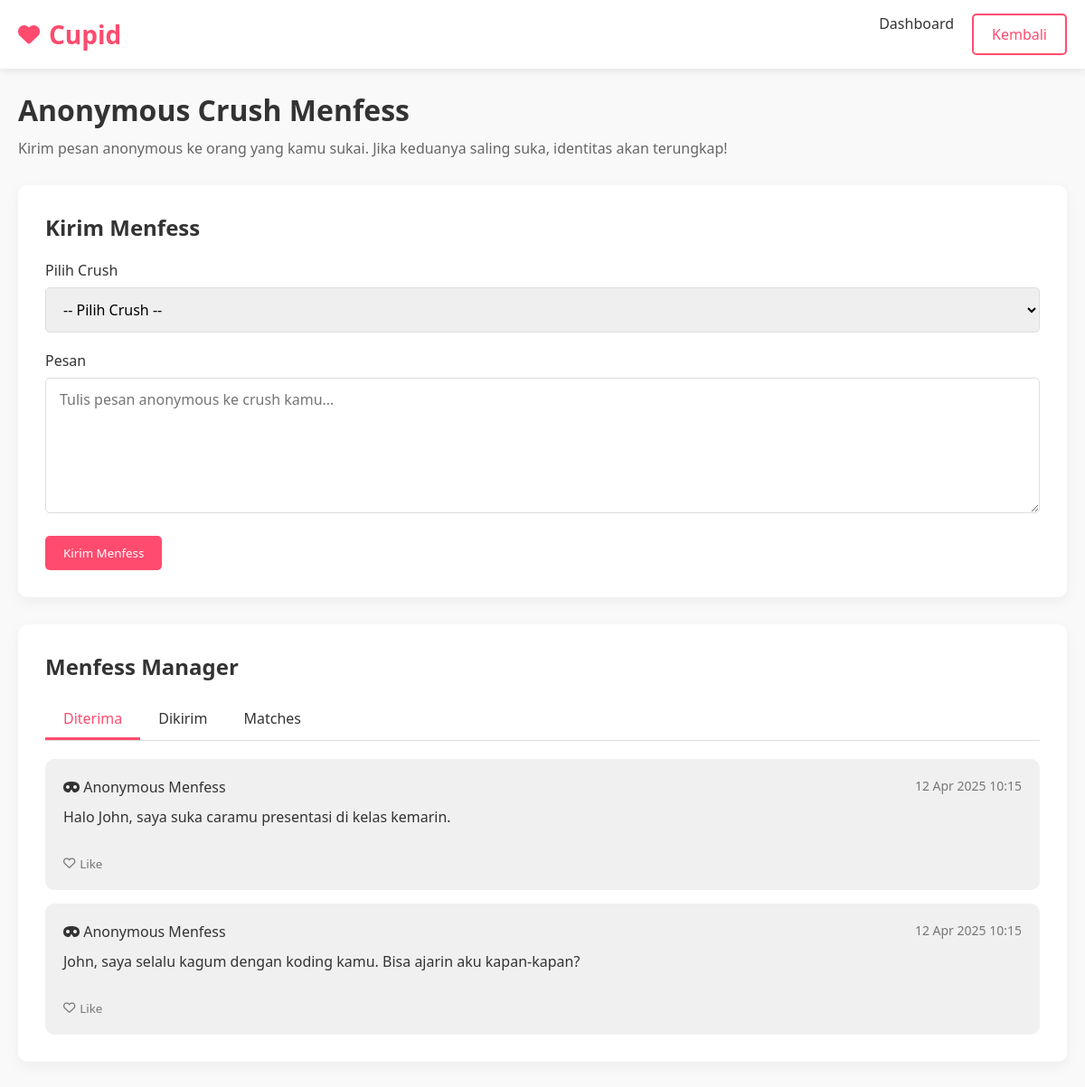
/menfess.php (signed in), run on the app's committed database.
### tables this page shows
CREATE TABLE IF NOT EXISTS menfess (
    id INT AUTO_INCREMENT PRIMARY KEY,
    sender_id INT NOT NULL,
    receiver_id INT NOT NULL,
    message TEXT NOT NULL,
    is_anonymous BOOLEAN DEFAULT TRUE,
    is_revealed BOOLEAN DEFAULT FALSE,
    created_at TIMESTAMP DEFAULT CURRENT_TIMESTAMP,
    FOREIGN KEY (sender_id) REFERENCES users(id) ON DELETE CASCADE,
    FOREIGN KEY (receiver_id) REFERENCES users(id) ON DELETE CASCADE
);

### menfess.php (the view, shortened to what this page needs)
<?php
$servername = "localhost";
$username = "root";
$password = "";
$dbname = "cupid_db";
$conn = new mysqli($servername, $username, $password, $dbname);
$user_id = $_SESSION['user_id'];
$received_sql = "SELECT m.*,
                (SELECT COUNT(*) FROM menfess_likes WHERE menfess_id = m.id) as like_count,
                (SELECT COUNT(*) FROM menfess_likes WHERE menfess_id = m.id AND user_id = ?) as user_liked
                FROM menfess m
                WHERE m.receiver_id = ?
                ORDER BY m.created_at DESC";
$received_stmt = $conn->prepare($received_sql);
$received_stmt->bind_param("ii", $user_id, $user_id);
$received_stmt->execute();
$received_result = $received_stmt->get_result();
$received_menfess = [];
while ($row = $received_result->fetch_assoc()) {
    $received_menfess[] = $row;
}
?>
<!DOCTYPE html>
<html lang="id">
<head>
    <link href="https://cdnjs.cloudflare.com/ajax/libs/font-awesome/6.0.0-beta3/css/all.min.css" rel="stylesheet">
</head>
<body>
    <header>
        <div class="container">
            <div class="header-content">
                <a href="cupid.php" class="logo">
                    <i class="fas fa-heart"></i> Cupid
                </a>
                <nav>
                    <ul>
                        <li><a href="dashboard.php">Dashboard</a></li>
                        <li>
                            <a href="dashboard.php?page=menfess" class="btn btn-outline">Kembali</a>
                        </li>
                    </ul>
                </nav>
            </div>
        </div>
    </header>
    <section class="menfess-container">
        <div class="container">
            <div class="page-header">
                <h1>Anonymous Crush Menfess</h1>
                <p>Kirim pesan anonymous ke orang yang kamu sukai. Jika keduanya saling suka, identitas akan terungkap!</p>
            </div>
            <div class="card">
                <div class="card-header">
                    <h2>Kirim Menfess</h2>
                </div>
                <form method="post">
                    <div class="form-group">
                        <label for="crush_id">Pilih Crush</label>
                        <select id="crush_id" name="crush_id" required>
                            <option value="">-- Pilih Crush --</option>
                        </select>
                    </div>
                    <div class="form-group">
                        <label for="content">Pesan</label>
                        <textarea id="content" name="content" placeholder="Tulis pesan anonymous ke crush kamu..." required></textarea>
                    </div>
                    <button type="submit" name="submit_menfess" class="btn">Kirim Menfess</button>
                </form>
            </div>
            <div class="card">
                <div class="card-header">
                    <h2>Menfess Manager</h2>
                </div>
                <div class="tabs">
                    <div class="tab active" data-tab="received">Diterima</div>
                    <div class="tab" data-tab="sent">Dikirim</div>
                    <div class="tab" data-tab="matches">Matches</div>
                </div>
                <div class="tab-content active" id="received">
                    <?php if (empty($received_menfess)): ?>
                    <div class="empty-state">
                        <i class="fas fa-inbox"></i>
                        <h3>Belum Ada Menfess</h3>
                        <p>Belum ada yang mengirimkan menfess kepadamu.</p>
                    </div>
                    <?php else: ?>
                    <div class="menfess-list">
                        <?php foreach ($received_menfess as $menfess): ?>
                        <div class="menfess-card received">
                            <div class="menfess-header">
                                <div class="menfess-from">
                                    <?php if ($menfess['is_revealed']): ?>
                                        <i class="fas fa-user"></i> Dari: <?php echo htmlspecialchars(getSenderName($conn, $menfess['sender_id'])); ?>
                                    <?php else: ?>
                                        <i class="fas fa-mask"></i> Anonymous Menfess
                                    <?php endif; ?>
                                </div>
                                <div class="menfess-time">
                                    <?php echo date('d M Y H:i', strtotime($menfess['created_at'])); ?>
                                </div>
                            </div>
                            <div class="menfess-content">
                                <?php echo nl2br(htmlspecialchars($menfess['message'])); ?>
                            </div>
                            <div class="menfess-actions">
                                <form method="post">
                                    <button type="submit" name="like_menfess" class="menfess-like <?php echo $menfess['user_liked'] ? 'liked' : ''; ?>" style="background: none; border: none;">
                                        <i class="<?php echo $menfess['user_liked'] ? 'fas' : 'far'; ?> fa-heart"></i>
                                        <?php echo $menfess['user_liked'] ? 'Liked' : 'Like'; ?>
                                    </button>
                                </form>
                            </div>
                        </div>
                        <?php endforeach; ?>
                    </div>
                    <?php endif; ?>
                </div>
            </div>
        </div>
    </section>
</body>
</html>

### menfess.php (style rules this page uses)
:root { --primary: #ff4b6e; --secondary: #ffd9e0; --dark: #333333; --light: #ffffff; --accent: #ff8fa3; }
* { margin: 0; padding: 0; box-sizing: border-box; font-family: 'Segoe UI', Tahoma, Geneva, Verdana, sans-serif; }
body { background-color: #f9f9f9; color: var(--dark); }
.container { width: 100%; max-width: 1200px; margin: 0 auto; padding: 0 20px; }
header { background-color: var(--light); box-shadow: 0 2px 10px rgba(0, 0, 0, 0.1); position: fixed; width: 100%; top: 0; z-index: 100; }
.header-content { display: flex; justify-content: space-between; align-items: center; padding: 15px 0; }
.logo { font-size: 28px; font-weight: bold; color: var(--primary); text-decoration: none; display: flex; align-items: center; }
.logo i { margin-right: 10px; font-size: 24px; }
nav ul { display: flex; list-style: none; }
nav ul li { margin-left: 20px; }
nav ul li a { text-decoration: none; color: var(--dark); font-weight: 500; transition: color 0.3s; }
.btn { display: inline-block; padding: 10px 20px; background-color: var(--primary); color: var(--light); border: none; border-radius: 5px; cursor: pointer; text-decoration: none; font-weight: 500; transition: background-color 0.3s; }
.btn-outline { background-color: transparent; border: 2px solid var(--primary); color: var(--primary); }
.menfess-container { padding-top: 100px; padding-bottom: 50px; }
.page-header { margin-bottom: 30px; }
.page-header h1 { font-size: 32px; margin-bottom: 10px; }
.page-header p { color: #666; font-size: 16px; }
.card { background-color: var(--light); border-radius: 10px; box-shadow: 0 5px 15px rgba(0, 0, 0, 0.05); padding: 30px; margin-bottom: 30px; }
.card-header { margin-bottom: 20px; }
.card-header h2 { font-size: 24px; color: var(--dark); }
.form-group { margin-bottom: 20px; }
.form-group label { display: block; margin-bottom: 8px; font-weight: 500; }
.form-group select, .form-group textarea { width: 100%; padding: 12px 15px; border: 1px solid #ddd; border-radius: 5px; font-size: 16px; }
.form-group textarea { height: 150px; resize: vertical; }
.tabs { display: flex; border-bottom: 1px solid #ddd; margin-bottom: 20px; }
.tab { padding: 10px 20px; cursor: pointer; border-bottom: 3px solid transparent; transition: all 0.3s; }
.tab.active { border-color: var(--primary); color: var(--primary); font-weight: 500; }
.tab-content { display: none; }
.tab-content.active { display: block; }
.menfess-list { display: flex; flex-direction: column; gap: 15px; }
.menfess-card { background-color: #f8f8f8; border-radius: 10px; padding: 20px; position: relative; }
.menfess-card.received { background-color: #f0f0f0; }
.menfess-header { display: flex; justify-content: space-between; margin-bottom: 10px; }
.menfess-from { font-weight: 500; }
.menfess-time { font-size: 14px; color: #777; }
.menfess-content { margin-bottom: 15px; line-height: 1.5; }
.menfess-actions { display: flex; justify-content: space-between; align-items: center; border-top: 1px solid #eee; padding-top: 15px; }
.menfess-like { display: flex; align-items: center; gap: 5px; cursor: pointer; color: #777; }

### data on the page
menfess: is_revealed 0 (drawn), created_at "12 Apr 2025 10:15", message "Halo John, saya suka caramu presentasi di kelas kemarin."
menfess: is_revealed 0 (drawn), created_at "12 Apr 2025 10:15", message "John, saya selalu kagum dengan koding kamu. Bisa ajarin aku kapan-kapan?"
